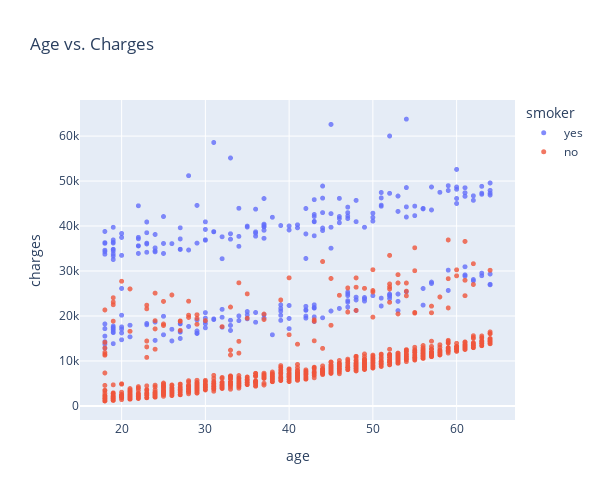

The cell this chart's notebook holds for it:
### Markdown cell above
Nhận xét:
- Age và Charges có quan hệ tuyến tính với nhau như mong đợi, khi Age tăng thì Charges cũng tăng
- Nhìn chung có thể nhận thấy 3 nhóm: 
    + Nhóm **Không hút thuốc**: Nhóm nhóm có 1 số outlier hơi phi tuyến tính, có thể đây là 1 số ca đặc biệt như đã nhận định phía trên
    + Nhóm **Có hút thuốc, chi phí cao**: Có thể nhóm này cũng bị béo phì (BMI >= 30), cần đào sâu hơn
    + Nhóm **Có hút thuốc, chi phí thấp**: Ngược lại, có thể đây là nhóm không bị béo phì

### Code cell
fig = px.scatter(df
                 ,x='age'
                 ,y='charges'
                 ,color='smoker' 
                 ,opacity=0.8
                 ,hover_data=['sex'] 
                 ,title='Age vs. Charges'
                 ,width= 600
                 ,height=500)
fig.update_traces(marker_size=5)
fig.show()

### Figure 1 — Plotly figure (JSON) as saved in the notebook; plotly's stock layout.template omitted (floating-point values rounded to 4 significant figures; data arrays with more than 128 entries replaced by an {"elided": "..."} marker saying what was removed)
{"data": [{"customdata": {"elided": "274x1 str values"}, "hovertemplate": "smoker=yes<br>age=%{x}<br>charges=%{y}<br>sex=%{customdata[0]}<extra></extra>", "legendgroup": "yes", "marker": {"color": "#636efa", "opacity": 0.8, "size": 5, "symbol": "circle"}, "mode": "markers", "name": "yes", "showlegend": true, "type": "scattergl", "x": {"elided": "274 int values"}, "xaxis": "x", "y": {"elided": "274 float values"}, "yaxis": "y"}, {"customdata": {"elided": "1064x1 str values"}, "hovertemplate": "smoker=no<br>age=%{x}<br>charges=%{y}<br>sex=%{customdata[0]}<extra></extra>", "legendgroup": "no", "marker": {"color": "#EF553B", "opacity": 0.8, "size": 5, "symbol": "circle"}, "mode": "markers", "name": "no", "showlegend": true, "type": "scattergl", "x": {"elided": "1064 int values"}, "xaxis": "x", "y": {"elided": "1064 float values"}, "yaxis": "y"}], "layout": {"height": 500, "legend": {"title": {"text": "smoker"}, "tracegroupgap": 0}, "title": {"text": "Age vs. Charges"}, "width": 600, "xaxis": {"anchor": "y", "domain": [0, 1], "title": {"text": "age"}}, "yaxis": {"anchor": "x", "domain": [0, 1], "title": {"text": "charges"}}}}
